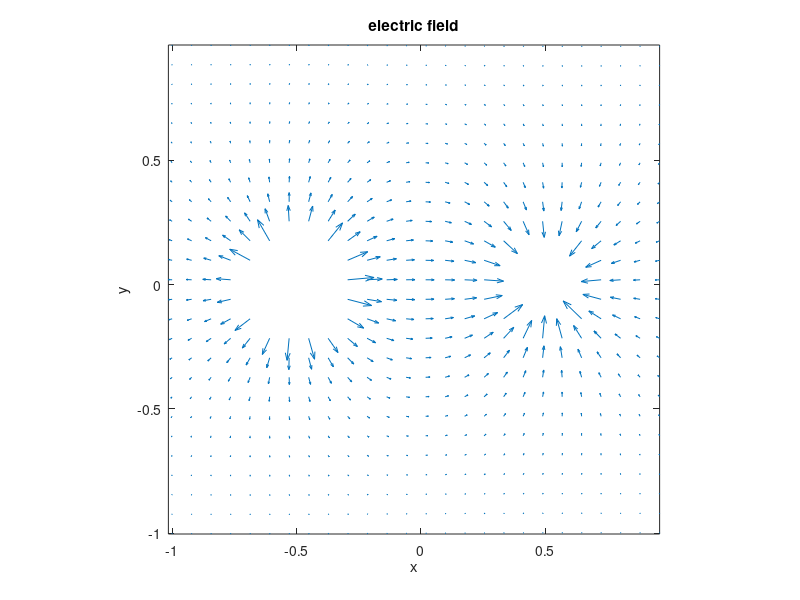
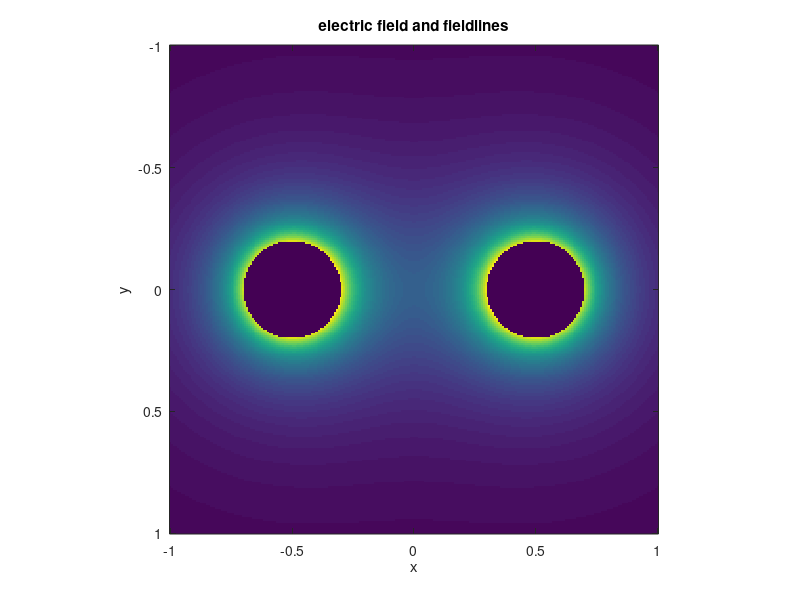

Source code (MATLAB) for these figures, in order: (Note: this script raises an error after producing the figures.)
%visualisation of dipole field made with 2 charged conducting spheres
%show E field as vectors, as E field strenght |E|, as streamlines
%show potential and equipotential surface
%Jo Verbeeck, EMAT, University of Antwerp,  oct 2017
clear all
close all

%create grid to plot (choose 2D plane for visualisation cutting through charge centers , but calculation is correct for 3D)
xpoints=256; %nr of grid points in 1 direction
xmax=1; %extension of grid [m]
pref=9e9; %1/(4pi eps0)
x=linspace(-xmax,xmax,xpoints);
y=x;
[X,Y]=meshgrid(x,y); %2D matrices holding X or Y coordinate for each point on the grid
R=sqrt(X.^2+Y.^2);

%define 2 conducting spheres with opposite charge 
q=1e-10; %charge on spheres [C]
radius=0.2*xmax; %radius of spheres [m]

q1=q; %charge on sphere 1 [C]
x1=-0.5*xmax; %x position [m]
y1=0; %y position [m]

R1=sqrt((X-x1).^2+(Y-y1).^2); %distance to charge 1
in1=R1<radius; %logical function 1 if inside sphere, 0 if outside
out1=R1>=radius; %logical function 0 if inside sphere, 1 if outside

E1x=pref*q1*((X-x1)./(R1).^3); %x component of E field valid outside sphere
E1y=pref*q1*((Y-y1)./(R1).^3); %y component of E field valid outside sphere
V1=pref*q1*(ones(size(R1))./R1); % potential 1/r valid outside sphere


q2=-q; %charge on sphere 2 [C]
x2=+0.5*xmax; %x position [m]
y2=0; %y position [m]
R2=sqrt((X-x2).^2+(Y-y2).^2); %distance to charge
out2=R2>=radius; %logical function 1 if inside sphere, 0 if outside
in2=R2<radius; %logical function 0 if inside sphere, 1 if outside
E2x=pref*q2*(X-x2)./(R2).^3; %x component of E field valid outside sphere
E2y=pref*q2*(Y-y2)./(R2).^3; %x component of E field valid outside sphere
V2=pref*q2*ones(size(R2))./R2; % potential 1/r valid outside sphere

%and apply superposition of both fields (but take care of special cases
%inside spheres)
Ex=(E1x+E2x).*(out1.*out2); %E field only if outside both spheres (logical and), inside sphere E=0 because conductor [V/m]
Ey=(E1y+E2y).*(out1.*out2); 
E=sqrt(Ex.^2+Ey.^2); %and size of E
V=(V1+V2).*(out1.*out2)+in1*pref*q1/radius+in2*pref*q2/radius; %potential, inside spheres is constant (conductors)

%and compare to approximate formula of dipole field (only valid far away
%from charges), note how it really only starts to compare to real dipole
%when far away from the dipole
px=q*(x1-x2); %x component of dipole moment [Cm]
py=q*(y1-y2); %x component of dipole moment [Cm]
Vdip=pref*((px*X+py*Y)./R.^3);
Exdip=-pref*(px./R.^3-3*(px*X+py*Y).*X./R.^5);
Eydip=-pref*(py./R.^3-3*(px*X+py*Y).*Y./R.^5);
Edip=sqrt(Exdip.^2+Eydip.^2);

%and showtime!
figure
%show vector plot, but limit number of points to keep the number of vector
%reasonable
scale=1;
nsteps=25; %total number of vector points in each direction
step=round(xpoints/nsteps);
quiver(X(1:step:xpoints,1:step:xpoints),Y(1:step:xpoints,1:step:xpoints),Ex(1:step:xpoints,1:step:xpoints),Ey(1:step:xpoints,1:step:xpoints),scale);
title('electric field')
xlabel('x');
ylabel('y');
axis image

figure
imagesc(x,y,E)
title('electric field and fieldlines')
xlabel('x');
ylabel('y');
axis image
hold on
hLines = streamslice(X,Y,Ex,Ey);
set(hLines,'Color','r');
colorbar

figure
imagesc(x,y,Edip,[min(E(:)), max(E(:))])
title('electric field and fieldlines approximate dipole')
xlabel('x');
ylabel('y');
axis image
hold on
hLines = streamslice(X,Y,Exdip,Eydip);
set(hLines,'Color','r');
colorbar


figure
imagesc(x,y,V)
title('V')
xlabel('x');
ylabel('y');
axis image
colorbar


figure
nlines=50;
contour(x,y,V,nlines)
title('equipotential surfaces')
xlabel('x');
ylabel('y');
axis image
colorbar

figure
nlines=50;
contour(x,y,V,nlines)
title('equipotential surfaces and fieldlines')
xlabel('x');
ylabel('y');
axis image
hLines = streamslice(X,Y,Ex,Ey);
set(hLines,'Color','r');
colorbar

Vdipclip=Vdip.*(Vdip>min(V(:))).*(Vdip<max(V(:))); %clip to same levels as real dipole for plotting only
figure
imagesc(x,y,Vdipclip)
title('V')
xlabel('x');
ylabel('y');
axis image
colorbar


figure
nlines=50;
contour(x,y,Vdipclip,nlines)
title('equipotential surfaces')
xlabel('x');
ylabel('y');
axis image
colorbar

figure
nlines=50;
contour(x,y,Vdipclip,nlines)
title('equipotential surfaces and fieldlines')
xlabel('x');
ylabel('y');
axis image
hLines = streamslice(X,Y,Exdip,Eydip);
set(hLines,'Color','r');
colorbar

